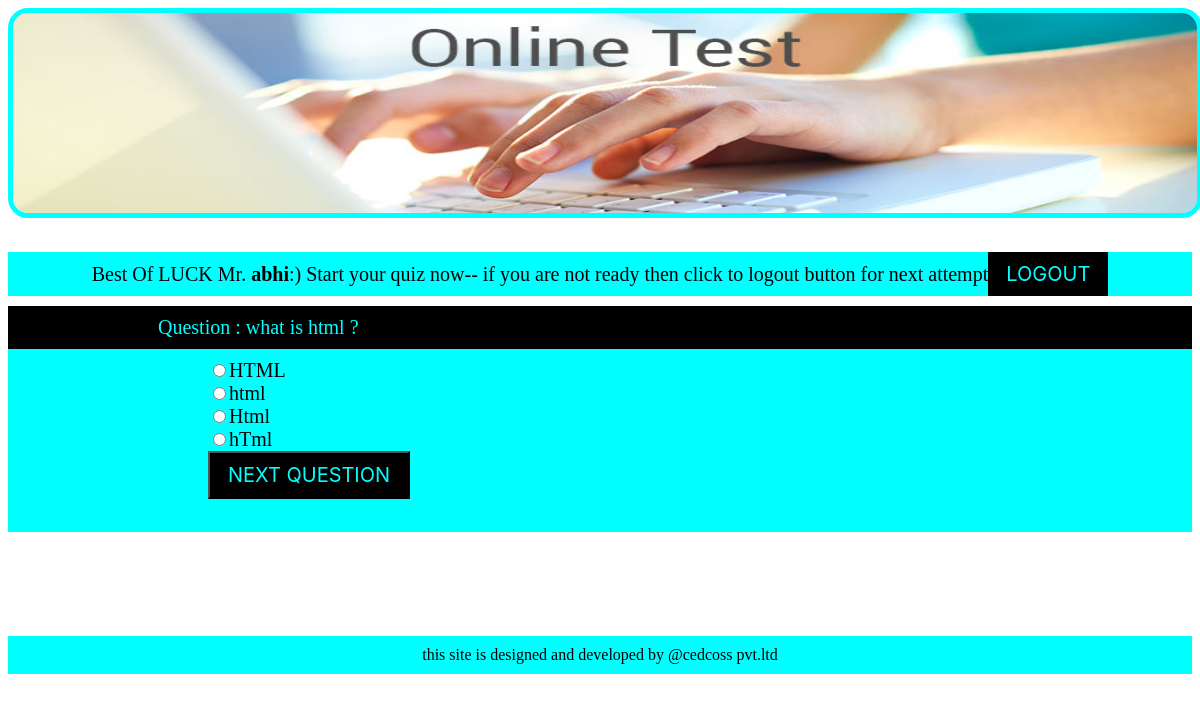
/front-end/quiz-start.php?id=1 (signed in), run on the app's committed database.
### tables this page shows
CREATE TABLE `question` (
  `question_id` int(155) NOT NULL,
  `exam_id` int(155) NOT NULL,
  `que_title` varchar(255) NOT NULL,
  `ans1` varchar(255) NOT NULL,
  `ans2` varchar(255) NOT NULL,
  `ans3` varchar(255) NOT NULL,
  `ans4` varchar(255) NOT NULL,
  `ans_option` int(155) NOT NULL
);

### front-end/quiz-start.php (the view, shortened to what this page needs)
<?php
include 'config.php';
include 'header.php';
global $total_page;
?>
<div class="sess-info">Best Of LUCK  Mr. <b><?php echo $_SESSION['admin'] ;?></b>:) Start your quiz now-- if you are not ready then click to logout button for next attempt<a href="logout.php" class="quiz-btn-css ">LOGOUT</a></div>
<?php
$id = $_GET['id'];
$limit = 1;
if (isset($_GET['page'])) {
	$page = $_GET['page'];
} else {
	$page=1;
}
$offset = ($page-1)*$limit;
?>
<?php
$sql1 = "SELECT * FROM question WHERE `exam_id`='$id'";
$result1 = $conn->query($sql1);
if ($result1->num_rows > 0) {
    $total_records =  $result1->num_rows;
    $total_page = ceil($total_records/$limit);
}
$sql = "SELECT * FROM question WHERE `exam_id`='$id' LIMIT {$offset}, {$limit}";
$result = $conn->query($sql);
if ($result->num_rows > 0) {
    while ($row = $result->fetch_assoc()) { ?>
        <form action="ans_insert.php?page=<?php echo $page+1;?>&id=<?php echo $id;?>" method="POST">
                <div id="question">
                    Question : <?php echo $row['que_title']?> ?
                </div>
                <?php
                $user_ans=0;
                ?>
            <div id="options">
                <input type="radio" name="opt" class="opt" <?php if($user_ans==1) : ?> checked
               <?php endif ; ?>value="1"><?php echo $row['ans1']?><br>
                <input type="radio" name="opt" class="opt" <?php if($user_ans==2) : ?> checked
               <?php endif ; ?> value="2"><?php echo $row['ans2']?><br>
                <input type="radio" name="opt" class="opt" <?php if($user_ans==3) : ?> checked
               <?php endif ; ?> value="3"><?php echo $row['ans3']?><br>
                <input type="radio" name="opt" class="opt" <?php if($user_ans==4) : ?> checked
               <?php endif ; ?> value="4"><?php echo $row['ans4']?><br>
                <?php if ($page!=$total_page) : ?><input type="submit" value="NEXT QUESTION" name="ans-submit" id="ans-submit" class = "quiz-btn-css"><?php endif; ?>
                <br><br>
            </div>
    	</form>
<?php
    }
}
?>
<br><br><br>
<?php include 'footer.php';?>

### front-end/css/style.css (style rules this page uses)
#question { padding: 10px; background-color: black; font-size: 20px; color: cyan; padding-left: 150px; }
#options { padding: 10px; background-color: cyan; font-size: 20px; color: black ; padding-left: 200px; }
.sess-info { padding:10px; margin-bottom: 10px; font-size: 20px; background-color:cyan; text-align: center; }
.quiz-btn-css { background-color: black; color: cyan; font-size: 20px; padding: 10px 18px; text-decoration: none; font-family: -apple-system, BlinkMacSystemFont, 'Segoe UI', Roboto, Oxygen, Ubuntu, Cantarell, 'Open Sans', 'Helvetica Neue', sans-serif; }

### data on the page
question: que_title "what is html", ans1 "HTML", ans2 "html", ans3 "Html", ans4 "hTml"

### other printed values
$_SESSION['admin'] "abhi"
